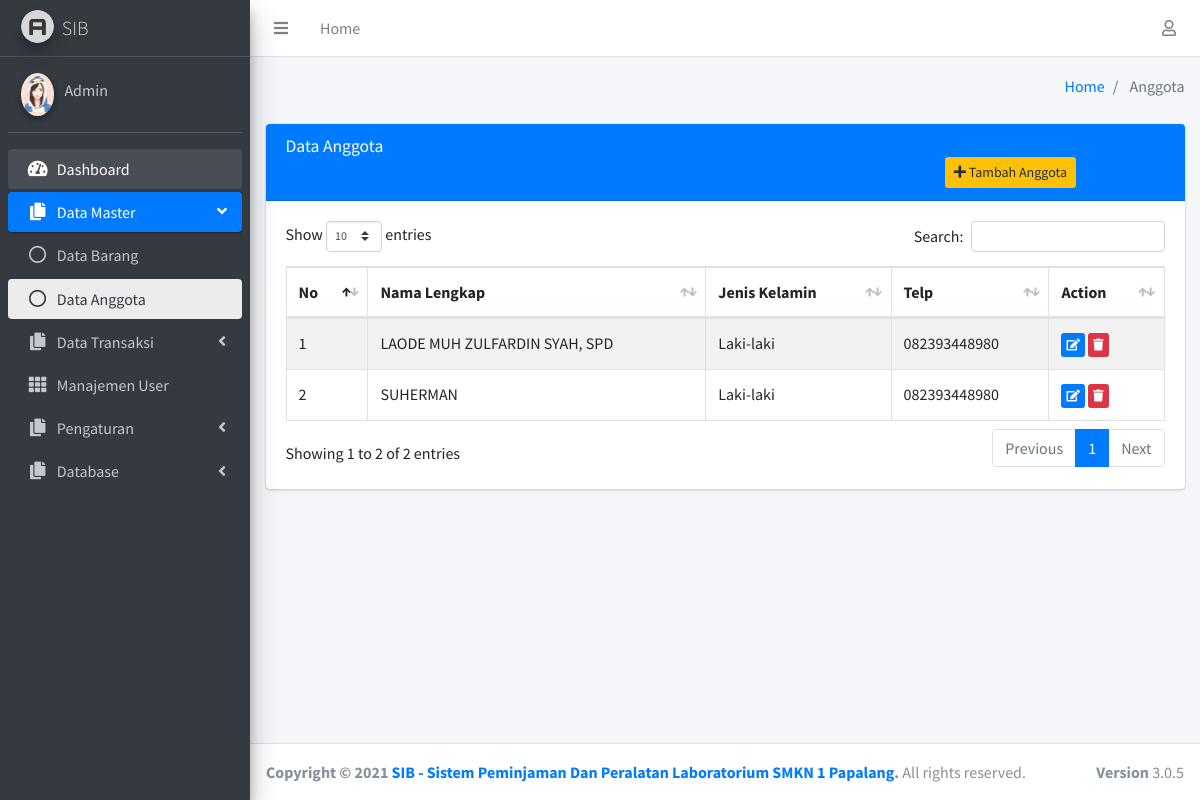
Page /admin/anggota.php (signed in) on the committed database.
### tables this page shows
CREATE TABLE `anggota` (
  `id_anggota` int(11) NOT NULL,
  `namalengkap` varchar(100) NOT NULL,
  `gender` varchar(100) NOT NULL,
  `telp` varchar(100) NOT NULL
);

### admin/anggota.php (the view, shortened to what this page needs)
<?php
include "global_header.php";
?>
<div class="content">
    <div class="container-fluid">
        <div class="row">
            <div class="col-lg-12">
                <div class="card card-primary">
                    <div class="card-header">
                        <h3 class="card-title">Data Anggota</h3>
                        <a style="text-align: right;" class="btn bg-yellow btn-sm offset-md-9" href="tambahanggota"> <i
                                class="fa fa-plus"></i> Tambah Anggota</a>
                    </div>
                    <div class="card-body">
                        <table id="example1" class="table table-bordered table-striped">
                            <thead>
                                <tr>
                                    <th>No</th>
                                    <th>Nama Lengkap</th>
                                    <th>Jenis Kelamin</th>
                                    <th>Telp</th>
                                    <th>Action</th>
                                </tr>
                            </thead>
                            <tbody>
                                <?php
                                $query = $koneksi->query("SELECT * FROM anggota");
                        $nomor_urut = 1;
                        foreach ($query as $data) :
                                                ?>
                                <tr>
                                    <td><?= $nomor_urut; ?></td>
                                    <td><?= $data['namalengkap']; ?></td>
                                    <td><?= $data['gender']; ?></td>
                                    <td><?= $data['telp']; ?></td>
                                    <td>
                                        <a href="editanggota?id=<?= $data['id_anggota'];?>"
                                            class="btn btn-primary btn-xs"><i class="fa fa-edit"></i></a>
                                        <a href="hapusanggota?id=<?= $data['id_anggota']; ?>"
                                            class="btn btn-danger btn-xs tombol-hapus" data-toggle="tooltip"
                                            data-placement="top" title="" data-original-title="Hapus"><i
                                                class="fa fa-trash"></i></a>
                                    </td>
                                </tr>
                                <?php
                                                    $nomor_urut++;
                                                endforeach; ?>
                            </tbody>
                        </table>
                    </div>
                </div>
            </div>
        </div>
    </div>
</div>
</div>
<?php include "global_footer.php"; ?>

### rows in the picture
anggota: namalengkap "LAODE MUH ZULFARDIN SYAH, SPD", gender "Laki-laki", telp "082393448980"
anggota: namalengkap "SUHERMAN", gender "Laki-laki", telp "082393448980"

### other values in the picture
$_SESSION['nama_lengkap'] "Admin"
$halaman "Anggota"
